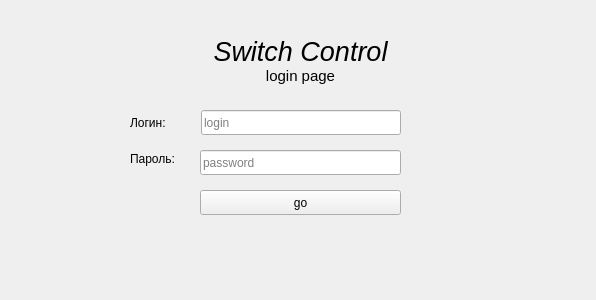
<?xml version="1.0" encoding="UTF-8"?>
<ui version="4.0">
 <class>LoginPage</class>
 <widget class="QWidget" name="LoginPage">
  <property name="geometry">
   <rect>
    <x>0</x>
    <y>0</y>
    <width>596</width>
    <height>300</height>
   </rect>
  </property>
  <property name="windowTitle">
   <string>Form</string>
  </property>
  <widget class="QLabel" name="label_3">
   <property name="geometry">
    <rect>
     <x>130</x>
     <y>150</y>
     <width>57</width>
     <height>17</height>
    </rect>
   </property>
   <property name="text">
    <string>Пароль:</string>
   </property>
  </widget>
  <widget class="QPushButton" name="btnGoLogin">
   <property name="geometry">
    <rect>
     <x>200</x>
     <y>190</y>
     <width>201</width>
     <height>25</height>
    </rect>
   </property>
   <property name="text">
    <string>go</string>
   </property>
  </widget>
  <widget class="QLabel" name="label_4">
   <property name="geometry">
    <rect>
     <x>180</x>
     <y>10</y>
     <width>241</width>
     <height>101</height>
    </rect>
   </property>
   <property name="text">
    <string>&lt;!DOCTYPE HTML PUBLIC &quot;-//W3C//DTD HTML 4.0//EN&quot; &quot;http://www.w3.org/TR/REC-html40/strict.dtd&quot;&gt;
&lt;html&gt;&lt;head&gt;&lt;meta name=&quot;qrichtext&quot; content=&quot;1&quot; /&gt;&lt;style type=&quot;text/css&quot;&gt;
p, li { white-space: pre-wrap; }
&lt;/style&gt;&lt;/head&gt;&lt;body style=&quot; font-family:'Ubuntu'; font-size:11pt; font-weight:400; font-style:normal;&quot;&gt;
&lt;p align=&quot;center&quot; style=&quot; margin-top:0px; margin-bottom:0px; margin-left:0px; margin-right:0px; -qt-block-indent:0; text-indent:0px;&quot;&gt;&lt;span style=&quot; font-size:20pt; font-style:italic;&quot;&gt;Switch Control&lt;/span&gt;&lt;/p&gt;
&lt;p align=&quot;center&quot; style=&quot; margin-top:0px; margin-bottom:0px; margin-left:0px; margin-right:0px; -qt-block-indent:0; text-indent:0px;&quot;&gt;login page&lt;/p&gt;&lt;/body&gt;&lt;/html&gt;</string>
   </property>
  </widget>
  <widget class="QLabel" name="label_2">
   <property name="geometry">
    <rect>
     <x>130</x>
     <y>110</y>
     <width>67</width>
     <height>25</height>
    </rect>
   </property>
   <property name="text">
    <string>Логин:</string>
   </property>
  </widget>
  <widget class="QLineEdit" name="leLogin">
   <property name="geometry">
    <rect>
     <x>201</x>
     <y>110</y>
     <width>200</width>
     <height>25</height>
    </rect>
   </property>
   <property name="inputMask">
    <string/>
   </property>
   <property name="placeholderText">
    <string>login</string>
   </property>
  </widget>
  <widget class="QLineEdit" name="lePassword">
   <property name="geometry">
    <rect>
     <x>200</x>
     <y>150</y>
     <width>201</width>
     <height>25</height>
    </rect>
   </property>
   <property name="echoMode">
    <enum>QLineEdit::Password</enum>
   </property>
   <property name="placeholderText">
    <string>password</string>
   </property>
  </widget>
 </widget>
 <resources/>
 <connections/>
</ui>
